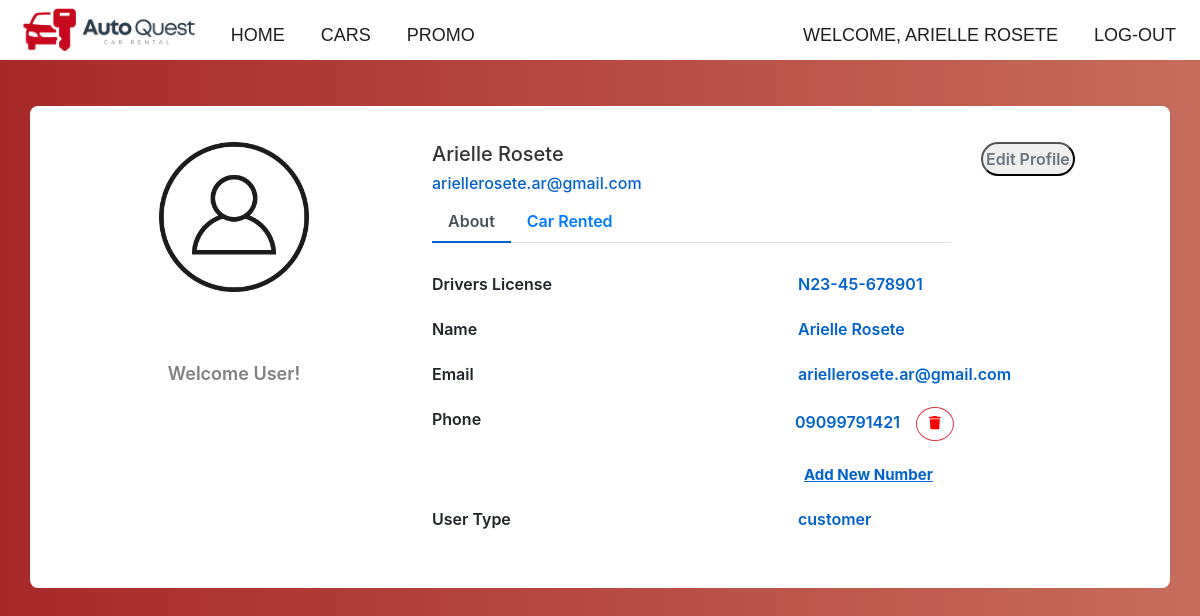
The app's page /User/N23-45-678901 (signed in) with its own data.
### static/entities.py (models this page shows, shortened)
class User(db.Model,UserMixin):
    __tablename__ = 'user'
    driverLicense = db.Column(db.String(50), primary_key=True)
    name = db.Column(db.String(50), nullable=False)
    email = db.Column(db.String(50), nullable=False)
    verification_code = db.Column(db.String(50), nullable=True)
    addressID = db.Column(db.Integer, db.ForeignKey('address.addressID'), nullable = False)
    passwordHash = db.Column(db.String(length=60),nullable=False)
    type = db.Column(Enum('customer','employee'), default='customer', nullable=False)
    isDeleted = db.Column(db.Boolean, nullable=False, default=False)
    userPhoneNumbers = db.relationship('PhoneNumber', backref='user_owner')
    rents = db.relationship('Rent', backref='renters')
    @property
    def password(self):
        return self.password
    __mapper_args__ = {
        'polymorphic_identity': 'user',
        'polymorphic_on': type
    }

class Customer(User):
    __tablename__ = 'customer'
    driverLicense = db.Column(db.String(50), db.ForeignKey('user.driverLicense'), primary_key=True)
    description = db.Column(db.String(50), nullable=False)
    __mapper_args__ = {
        'polymorphic_identity': 'customer',
    }

class PhoneNumber(db.Model):
    __tablename__ = 'phoneNumber'
    phoneNumberID = db.Column(db.Integer, primary_key=True)
    phoneNumbers = db.Column(db.String(50), nullable=False)
    owner = db.Column(db.String(50), db.ForeignKey('user.driverLicense'))
    isDeleted = db.Column(db.Boolean, nullable=False, default=False)

### static/routes.py (the view)
@app.route('/User/<string:user_id>', methods=['GET', 'POST'])
@login_required
def userPage(user_id):
    EmployeeLocation = None
    locations = Address.query.all()
    location_choices = [(location.addressID, f'{location.fullAddressName}') for location in locations]
    user = User.query.get(user_id)
    AddressAlias = aliased(Address)
    rentsWithAll = db.session.query(Rent, Car,  Address.addressID.label('pickupAddressID'), AddressAlias.addressID.label('dropoffAddressID'),Address, AddressAlias, Promotional, CarClass) \
                                            .outerjoin(Promotional, Rent.promotionalID == Promotional.promotionalID) \
                                            .join(Car, Rent.carID == Car.carID) \
                                            .join(CarClass, Car.classID == CarClass.carClassID) \
                                            .outerjoin(Address, Rent.locationRentedID == Address.addressID) \
                                            .outerjoin(AddressAlias, Rent.locationDropOffID == AddressAlias.addressID) \
                                            .join(User, Rent.driverLicense == User.driverLicense) \
                                            .filter(User.driverLicense == user_id) \
                                            .all()
    rents = []
    for rent, car,pickupAddressID,dropoffAddressID, pickupAddress, dropoffAddress, promo, carClass in rentsWithAll:
        rentalDuration = (rent.dateReturned - rent.dateRented).days + 1
        rentalPrice = calculateRentalPrice(rentalDuration, carClass, promo)
        totalPrice = rentalPrice
        rent_data = {
            'rent': rent,
            'car': car,
            'pickupAddress': pickupAddress,
            'dropoffAddress': dropoffAddress,
            'promo': promo,
            'rentalPrice': rentalPrice,
            'totalPrice': totalPrice
        }
        rents.append(rent_data)
    if user.type == 'employee':
        user = Employee.query.get(user_id)
        EmployeeLocation = Address.query.get(user.locationAssignedID)
    phoneNumbers = PhoneNumber.query.filter_by(owner=user_id, isDeleted=False).all()
    return render_template('User.html', user=user, rents=rents, phoneNumbers=phoneNumbers, location_choices=location_choices, EmployeeLocation=EmployeeLocation)

### static/__init__.py (called while the page is built)
@login_manager.user_loader
def load_user(user_id):
    return entities.User.query.get(user_id)

### static/entities.py (called while the page is built)
    @property
    def fullAddressName(self):
        return f"{self.streetName}, {self.streetNumber}, {self.city}, {self.province}, {self.postalCode}"

### static/routes.py (called while the page is built)
def calculateRentalPrice(rentalDuration, carClass, promo):
    base_price = getPrice(rentalDuration, carClass)
    if promo:
        discount_rate = promo.discountRate
        discount_amount = base_price * discount_rate
        total_price = base_price - discount_amount
    else:
        total_price = base_price
    return total_price

def getPrice(rentalDuration, carClass):
    if rentalDuration <= 1:
        base_price = carClass.price
    elif rentalDuration <= 7:
        base_price = carClass.oneWeekPrice
    elif rentalDuration <= 14:
        base_price = carClass.twoWeekPrice
    else:
        base_price = carClass.oneMonthPrice + (rentalDuration - 30) * carClass.price
    return base_price

### static/templates/User.html (shortened to what this page needs)
{% extends 'base.html'%}
{% block content%}
<html>
<!doctype html>
<html lang="en">
   <head>
    <link href="//maxcdn.bootstrapcdn.com/bootstrap/4.1.1/css/bootstrap.min.css" rel="stylesheet" id="bootstrap-css">
    <link rel="stylesheet" href="https://cdnjs.cloudflare.com/ajax/libs/font-awesome/5.15.3/css/all.min.css" />
   </head>
<div class="container emp-profile">
    <form method="post">
        <div class="row" style="height: 130px;" >
            <div class="col-md-4">
                <div class="profile-img">
                    <img src="{{ url_for('static', filename='images/UserIcon.png')}}" alt=""/>
                </div>
            </div>
            <div class="col-md-6">
                <div class="profile-head">
                            <h5>
                                {{user.name}}
                            </h5>
                            <h6>
                                {{user.email}}
                            </h6>
                    <ul class="nav nav-tabs" id="myTab" role="tablist">
                        <li class="nav-item">
                            <a class="nav-link active" id="home-tab" data-toggle="tab" href="#home" role="tab" aria-controls="home" aria-selected="true">About</a>
                        </li>
                        <li class="nav-item">
                            <a class="nav-link" id="profile-tab" data-toggle="tab" href="#profile" role="tab" aria-controls="profile" aria-selected="false">Car Rented</a>
                        </li>
                    </ul>
                </div>
            </div>
            <div class="col-md-2">
                <button type="button" class="profile-edit-btn" name="btnAddMore" data-toggle="modal" data-target="#editProfileModal" value="Edit Profile">Edit Profile</button>
            </div>
        </div>
        <div class="row">
            <div class="col-md-4">
                <div class="profile-work" style="text-align: center; align-items: center; margin-top: 5%;">
                    <p style="font-size: large;"  >Welcome User!</p>
                </div>
            </div>
            <div class="col-md-8">
                <div class="tab-content profile-tab" id="myTabContent">
                    <div class="tab-pane fade show active" id="home" role="tabpanel" aria-labelledby="home-tab">
                                <div class="row">
                                    <div class="col-md-6">
                                        <label>Drivers License</label>
                                    </div>
                                    <div class="col-md-6">
                                        <p>{{user.driverLicense}}</p>
                                    </div>
                                </div>
                                <div class="row">
                                    <div class="col-md-6">
                                        <label>Name</label>
                                    </div>
                                    <div class="col-md-6">
                                        <p>{{user.name}}</p>
                                    </div>
                                </div>
                                <div class="row">
                                    <div class="col-md-6">
                                        <label>Email</label>
                                    </div>
                                    <div class="col-md-6">
                                        <p>{{user.email}}</p>
                                    </div>
                                </div>
                                <div class="row" style="margin-bottom: 0px; padding-bottom: 0%; bottom: 0;">
                                    <div class="col-md-6">
                                        <label>Phone</label>
                                    </div>
                                    {% if phoneNumbers %}
                                    <div class="col-md-6">
                                        {% for phone in phoneNumbers %}
                                                <div class="row">
                                                <p style="padding-left: 12px;"> {{ phone.phoneNumbers }}
                                                <form  style="padding-left: 12px;" id="RemoveNoForm{{ phone.phoneNumberID }}" method="POST" action="{{ url_for('deletePhone', phone_id=phone.phoneNumberID) }}" class="form-register">
                                                    <button type="submit" class="btn btn-outline-danger rounded-circle" style="font-size: smaller; color: #6c757d; margin-left:12px; padding:0px:" value="Remove" >
                                                        <i class="fa fa-trash" aria-hidden="true" style = "color: red;"></i>
                                                    </button>
                                                </form>
                                                </p>
                                                </div>
                                        {% endfor %}
                                    </div>
                                    {% else %}
                                        <div class="col-md-6">
                                            <p>No phone numbers</p>
                                        </div>
                                    {% endif %}
                                    </div>
                                <div class="row" style="top: 0; padding: 0; margin-bottom: 20px; margin-top: 0; ">
                                <div class="col-md-6"></div>
                                <div class="col-md-3">
                                <button type="button"  name="btnAddMore" data-toggle="modal" data-target="#AddphoneNumber" style="font-size: 15px; font-weight: bold; background-color: transparent; color: #0062cc; border: none; text-decoration:underline; " value="add">Add New Number</button>
                                </div>
                                </div>
                                <div class="row">
                                    <div class="col-md-6">
                                        <label>User Type</label>
                                    </div>
                                    <div class="col-md-6">
                                        <p>{{user.type}}</p>
                                    </div>
                                </div>
                    </div>
                </div>
            </div>
        </div>
    </form>
</div>
</html>
{% endblock %}

### static/templates/base.html (shortened to what this page needs)
<!doctype html>
<html lang="en">
   <head>
      <link rel="stylesheet" href="https://cdn.jsdelivr.net/npm/bootstrap@4.5.3/dist/css/bootstrap.min.css"
>
   </head>
   <body style="padding-top: 70px;">
    <nav class="navbar navbar-expand-md navbar-dark ">
      <p style="margin-top: 18px;">
        <img src="{{ url_for('static', filename='images/logo-horizontal.png')}}" width="auto" height="70" class="d-inline-block align-top" alt="">
      </p>
      <div class="collapse navbar-collapse" id="navbarNav">
        <ul class="navbar-nav mr-auto">
            <li class="nav-item active">
                <a class="nav-link" data-toggle="tooltip" data-placement="top" title="Main page" href="{{ url_for('index') }}">Home<span class="sr-only">(current)</span></a>
            </li>
            <li class="has-children">
              <a href="{{ url_for('Shop') }}" class="nav-link">Cars</a>
            </li>
            <li class="nav-item active">
              <a class="nav-link" data-toggle="tooltip" data-placement="top" title="Main page" href="{{ url_for('promo') }}">Promo<span class="sr-only">(current)</span></a>
            </li>
        </ul>
        {% if current_user.is_authenticated %}
        <ul class="navbar-nav">
          <li class="nav-item">
            <a class="nav-link"  href="{{ url_for('userPage', user_id=current_user.driverLicense) }}"  data-toggle="tooltip" data-placement="top">Welcome, {{ current_user.name }}</a>
          </li>
        </ul>
        <ul class="navbar-nav">
          <li class="nav-item">
              <a class="nav-link" href="{{ url_for('logout_page') }}" data-toggle="tooltip" data-placement="top" title="Logout">Log-out</a>
          </li>
        </ul>
        {% endif %}
      </div>
    </nav>
  {% block content %}{% endblock %}
  </body>
</html>

### static/templates/User.html (style rules this page uses)
body { background: -webkit-linear-gradient(left, #a72828, #c56d5d); }
.emp-profile { padding: 3%; margin-top: 3%; margin-bottom: 3%; border-radius: 0.5rem; min-width: 1100px; background: #fff; }
.profile-img { text-align: center; margin-bottom: 0; }
.profile-img img { width: auto; height: 150px; padding-bottom: 0; }
.profile-head h5 { color: #333; }
.profile-head h6 { color: #0062cc; }
.profile-edit-btn { border: 1; text-align: center; border-radius: 1.5rem; width: 100%; min-width: 80px; max-width: max-content; padding: 2%; font-weight: 600; color: #6c757d; cursor: pointer; }
.profile-head .nav-tabs { margin-bottom:5%; }
.profile-head .nav-tabs .nav-link { font-weight:600; border: none; }
.profile-head .nav-tabs .nav-link.active { border: none; border-bottom:2px solid #0062cc; }
.profile-work { padding: 14%; margin-top: -15%; }
.profile-work p { font-size: 12px; color: #818182; font-weight: 600; margin-top: 10%; }
.nav-tabs { margin-bottom: 0; }
.tab-content { padding: 0; }
.tab-pane { padding: 0; }
.profile-tab .row { margin-bottom: 5px; }
.profile-tab label { font-weight: 600; }
.profile-tab p { font-weight: 600; color: #0062cc; }

### static/templates/base.html (style rules this page uses)
nav { display: flex; justify-content: center; align-items: center; height: 60px; background-color: #ffffff; position: fixed !important; width: 100%; top: 0; z-index: 1000 !important; }
nav ul { margin: 0; padding: 0; list-style: none; }
nav li { display: inline-block; margin-left: 20px; padding-top: 15px; position: relative; }
nav a { color: #1e1e1e !important; text-decoration: none; text-transform: uppercase; font-size: 18px; position: relative; font-family: 'Gill Sans', 'Gill Sans MT', Calibri, 'Trebuchet MS', sans-serif; bottom: 2px; }
nav a::before { content: ""; display: block; height: 5px; background-color: #C8081D; position: absolute; top: calc(100% - 5px); width: 0%; transition: all ease-in-out 250ms; }

### records on screen
User: name "ARIELLE ROSETE", name "Arielle Rosete", email "ariellerosete.ar@gmail.com", type "customer"
Customer: driverLicense "N23-45-678901"
PhoneNumber: phoneNumbers "09099791421"
